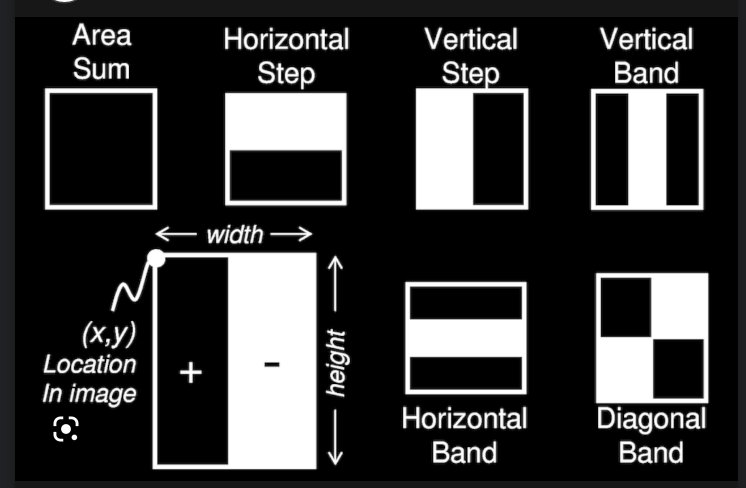
#> input picture Image_Video_Analysis/notes/esercitazione_3/imgs/haar.png, 1492 x 976 px (shown at 1/2 size)
$ jupyter execute sift.ipynb
#> lines starting #> are read from the running program, lines starting #| are printed output that depends on the picture
[cell 1]
from scipy import ndimage
import cv2
import matplotlib.pyplot as plt
import numpy as np
from matplotlib import cm

1. scale space extrema detection
2. keypoint localization
3. orientation assignement
4. keypoint descriptor
5. keypoint matching

1. scale space extrema detection
   - tiene in considerazione i vari livelli della piramide gaussiana
2. keypoint localization
   - se un'intensità è minore di una certa soglia (0.03) li eliminiamo
   - eliminiamo gli edges usando gli autovalori e il loro ratio (10)
   - eliminiamo keypoints a basso contrasto e edge keypoints
3. orientation assignement
   - viene assegnato orientamento per ogni keypoin
   - viene reato l'orientation histogram. Consideriamo solo i picchi più alti e quelli maggiori dell'80% (in termini di magnitudo)
   -  si creano keupoint con la stessa location e scala ma diverse direzioni

Ogni keypoint ha dimensione 128 perchè consideriamo quadrati di tipo 1616, poichè abbiamo 4x4 bin. (0.8)

[cell 2]
def generate_octave(init_level, s, sigma):
    octave = [init_level]
    k = 2**(1/s)
    for _ in range(s+2):
        next_level = ndimage.gaussian_filter(octave[-1],k * sigma)
        octave.append(next_level)
    return octave

def generate_gaussian_pyramid(im, num_octave, s, sigma):
    pyr = []
    for _ in range(num_octave):
        octave = generate_octave(im, s, sigma)
        pyr.append(octave)
        im = octave[-3][::2, ::2]
    return pyr

def plot_pyramid(p,sz,hspace=10,vspace=10):
    rows, cols = sz[0],sz[1]

    nrows = sum([x[0].shape[0] for x in p]) +  vspace*(num_octave-1)
    ncols = cols*(s+3)+hspace*(s+2)
    output_image = np.ones((nrows,ncols))

    r = 0
    for i in range(len(p)):
        c = 0
        for j in range(len(p[i])):
            w,h = p[i][j].shape
            output_image[r:r+w,c:c+h] = p[i][j]
            c += cols + hspace
        r += w + vspace

    return output_image

[cell 3]
img = cv2.imread('imgs/haar.png')
#> img is the input picture: shape (976, 1492, 3); mean B, G, R 54.2, 54.1, 54.1
img = cv2.cvtColor(img, cv2.COLOR_BGR2GRAY)
#> img: shape (976, 1492)

[cell 4]
num_octave = 10
s = 2
sigma = 1

p = generate_gaussian_pyramid(img,num_octave,s,sigma)
#> the loop in generate_gaussian_pyramid, `for _ in range(num_octave):` made 10 passes
#> im on pass 9: [[27, 33, 37], [30, 36, 40]]
#> (octave, im) on pass 10: ([[[27, 33, 37], [30, 36, 40]]], [[32, 33]])
#> pass 1, in generate_gaussian_pyramid, `im = octave[-3][::2, ::2]`:
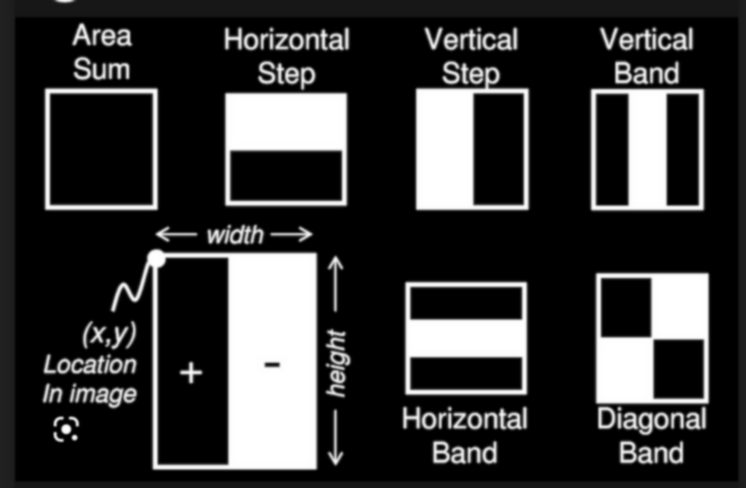
#> im: shape (488, 746); min 0, max 255, mean 53.7
#> pass 2, in generate_gaussian_pyramid, `im = octave[-3][::2, ::2]`:
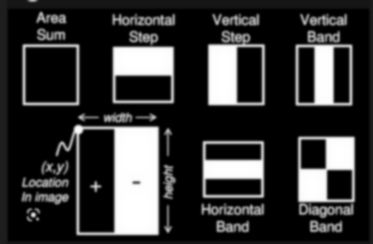
#> im: shape (244, 373); min 0, max 255, mean 53
#> pass 3, in generate_gaussian_pyramid, `im = octave[-3][::2, ::2]`:
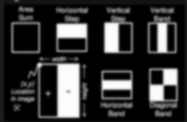
#> im: shape (122, 187); min 0, max 254, mean 51.8
#> after the loop in generate_gaussian_pyramid, `for _ in range(num_octave):`: pyr = 10 items
#> p = 10 items

output_pyr = plot_pyramid(p,img.shape)
#> in plot_pyramid, `nrows = sum([x[0].shape[0] for x in p]) +  vspace*(num_octave-1)`: nrows = 2042
#> the loop in plot_pyramid, `for i in range(len(p)):` made 10 passes
#> r on passes 1 to 10: 986, 1484, 1738, 1870, 1941, 1982, 2008, 2026, 2040, 2052
#> after the loop in plot_pyramid, `for i in range(len(p)):`:
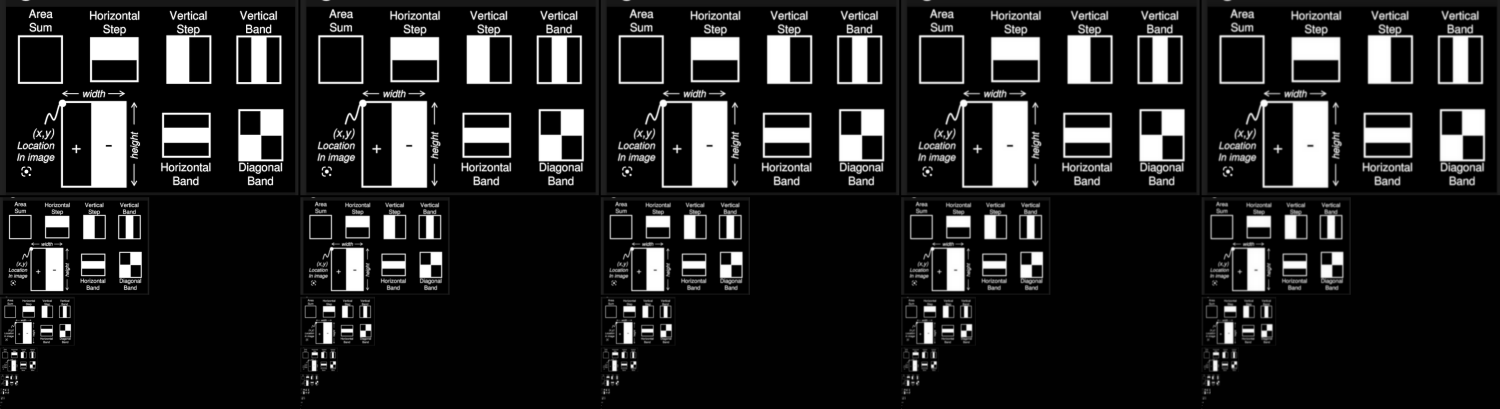
#> output_image: shape (2042, 7500) float64 (shown at 1/5 size); min 0, max 255, mean 34.2
#> after the loop in plot_pyramid, `for i in range(len(p)):`: r = 2052
